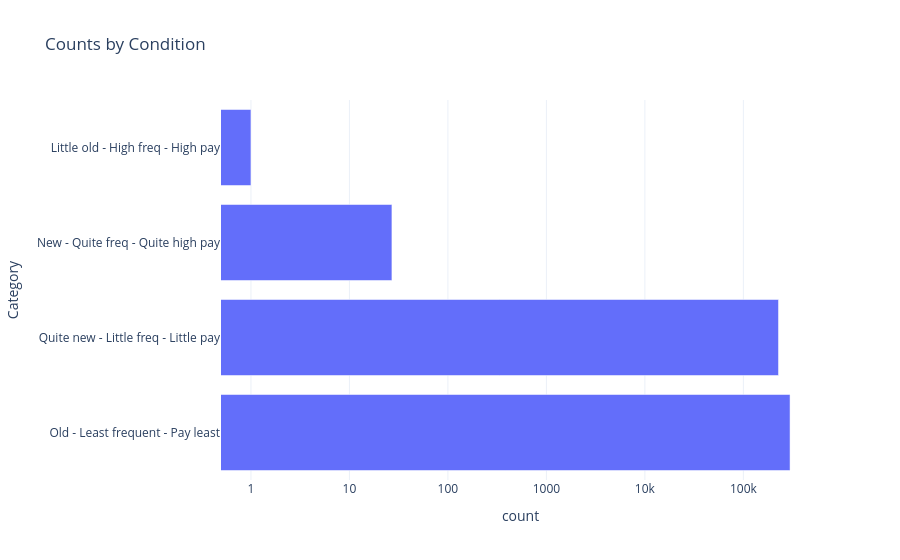

This figure's notebook cell:
### Code cell
# Create an interactive bar chart 
fig = px.bar(result, x='count', orientation='h',
             log_x=True,  # Logarithmic scale for x-axis
             title='Counts by Condition',
             template='plotly_white')  # Set background color to white
fig.show()

### Figure 1 — Plotly figure (JSON) as saved in the notebook; plotly's stock layout.template omitted (floating-point values rounded to 4 significant figures)
{"data": [{"alignmentgroup": "True", "hovertemplate": "count=%{x}<br>Category=%{y}<extra></extra>", "legendgroup": "", "marker": {"color": "#636efa", "pattern": {"shape": ""}}, "name": "", "offsetgroup": "", "orientation": "h", "showlegend": false, "textposition": "auto", "type": "bar", "x": [297864, 227450, 27, 1], "xaxis": "x", "y": ["Old - Least frequent - Pay least", "Quite new - Little freq - Little pay", "New - Quite freq - Quite high pay", "Little old - High freq - High pay"], "yaxis": "y"}], "layout": {"barmode": "relative", "legend": {"tracegroupgap": 0}, "title": {"text": "Counts by Condition"}, "xaxis": {"anchor": "y", "domain": [0, 1], "title": {"text": "count"}, "type": "log"}, "yaxis": {"anchor": "x", "domain": [0, 1], "title": {"text": "Category"}}}}
